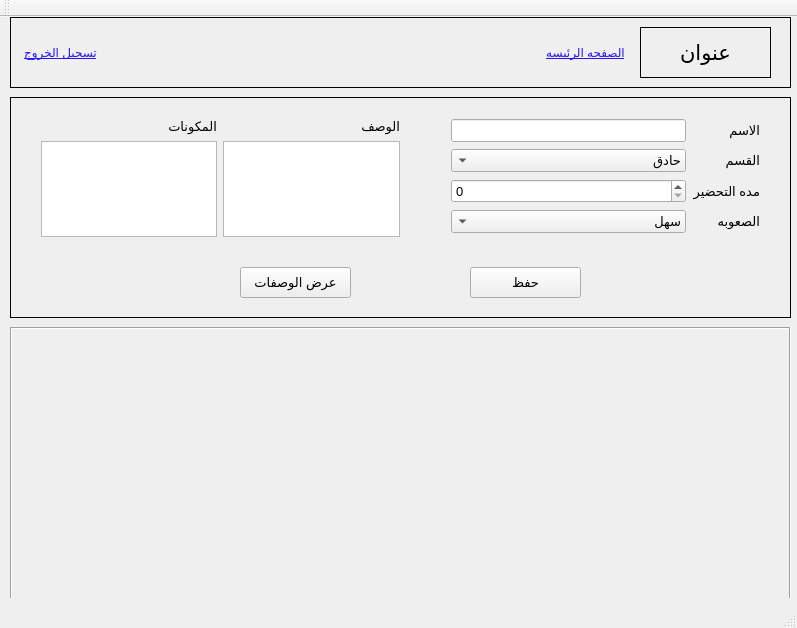
<?xml version="1.0" encoding="UTF-8"?>
<ui version="4.0">
 <class>MainWindowClass</class>
 <widget class="QMainWindow" name="MainWindowClass">
  <property name="geometry">
   <rect>
    <x>0</x>
    <y>0</y>
    <width>797</width>
    <height>628</height>
   </rect>
  </property>
  <property name="windowTitle">
   <string>MainWindow</string>
  </property>
  <widget class="QWidget" name="centralWidget">
   <widget class="QStackedWidget" name="stackedWidget">
    <property name="geometry">
     <rect>
      <x>10</x>
      <y>80</y>
      <width>781</width>
      <height>501</height>
     </rect>
    </property>
    <property name="currentIndex">
     <number>0</number>
    </property>
    <widget class="QWidget" name="home_page">
     <widget class="QFrame" name="add_recipe">
      <property name="geometry">
       <rect>
        <x>0</x>
        <y>0</y>
        <width>781</width>
        <height>221</height>
       </rect>
      </property>
      <property name="font">
       <font>
        <pointsize>14</pointsize>
       </font>
      </property>
      <property name="frameShape">
       <enum>QFrame::Shape::Box</enum>
      </property>
      <widget class="QPushButton" name="save_recipe_btn">
       <property name="geometry">
        <rect>
         <x>460</x>
         <y>170</y>
         <width>111</width>
         <height>31</height>
        </rect>
       </property>
       <property name="font">
        <font>
         <pointsize>10</pointsize>
        </font>
       </property>
       <property name="text">
        <string>حفظ</string>
       </property>
      </widget>
      <widget class="QWidget" name="layoutWidget">
       <property name="geometry">
        <rect>
         <x>430</x>
         <y>10</y>
         <width>331</width>
         <height>138</height>
        </rect>
       </property>
       <layout class="QGridLayout" name="gridLayout">
        <item row="0" column="1">
         <widget class="QLineEdit" name="title_line">
          <property name="font">
           <font>
            <pointsize>10</pointsize>
           </font>
          </property>
          <property name="layoutDirection">
           <enum>Qt::LayoutDirection::RightToLeft</enum>
          </property>
         </widget>
        </item>
        <item row="3" column="1">
         <widget class="QComboBox" name="level_combobox">
          <property name="font">
           <font>
            <pointsize>10</pointsize>
           </font>
          </property>
          <property name="layoutDirection">
           <enum>Qt::LayoutDirection::RightToLeft</enum>
          </property>
          <item>
           <property name="text">
            <string>سهل</string>
           </property>
          </item>
          <item>
           <property name="text">
            <string>متوسط</string>
           </property>
          </item>
          <item>
           <property name="text">
            <string>صعب</string>
           </property>
          </item>
         </widget>
        </item>
        <item row="3" column="2">
         <widget class="QLabel" name="label_6">
          <property name="font">
           <font>
            <pointsize>10</pointsize>
           </font>
          </property>
          <property name="text">
           <string>الصعوبه</string>
          </property>
         </widget>
        </item>
        <item row="2" column="1">
         <widget class="QSpinBox" name="cock_time_spinbox">
          <property name="font">
           <font>
            <pointsize>10</pointsize>
           </font>
          </property>
          <property name="layoutDirection">
           <enum>Qt::LayoutDirection::LeftToRight</enum>
          </property>
         </widget>
        </item>
        <item row="0" column="2">
         <widget class="QLabel" name="label_2">
          <property name="font">
           <font>
            <pointsize>10</pointsize>
           </font>
          </property>
          <property name="text">
           <string>الاسم</string>
          </property>
         </widget>
        </item>
        <item row="1" column="1">
         <widget class="QComboBox" name="category_combobox">
          <property name="font">
           <font>
            <pointsize>10</pointsize>
           </font>
          </property>
          <property name="layoutDirection">
           <enum>Qt::LayoutDirection::RightToLeft</enum>
          </property>
          <item>
           <property name="text">
            <string>حادق</string>
           </property>
          </item>
          <item>
           <property name="text">
            <string>حلو</string>
           </property>
          </item>
         </widget>
        </item>
        <item row="1" column="2">
         <widget class="QLabel" name="label_5">
          <property name="font">
           <font>
            <pointsize>10</pointsize>
           </font>
          </property>
          <property name="text">
           <string>القسم</string>
          </property>
         </widget>
        </item>
        <item row="2" column="2">
         <widget class="QLabel" name="label_4">
          <property name="font">
           <font>
            <pointsize>10</pointsize>
           </font>
          </property>
          <property name="text">
           <string>مده التحضير</string>
          </property>
         </widget>
        </item>
       </layout>
      </widget>
      <widget class="QWidget" name="layoutWidget_2">
       <property name="geometry">
        <rect>
         <x>20</x>
         <y>10</y>
         <width>381</width>
         <height>141</height>
        </rect>
       </property>
       <layout class="QGridLayout" name="gridLayout_2">
        <item row="0" column="0">
         <widget class="QLabel" name="label_7">
          <property name="font">
           <font>
            <pointsize>10</pointsize>
           </font>
          </property>
          <property name="text">
           <string>المكونات</string>
          </property>
         </widget>
        </item>
        <item row="1" column="0">
         <widget class="QPlainTextEdit" name="ingredients_text">
          <property name="font">
           <font>
            <pointsize>10</pointsize>
           </font>
          </property>
          <property name="layoutDirection">
           <enum>Qt::LayoutDirection::RightToLeft</enum>
          </property>
         </widget>
        </item>
        <item row="0" column="1">
         <widget class="QLabel" name="label_8">
          <property name="font">
           <font>
            <pointsize>10</pointsize>
           </font>
          </property>
          <property name="text">
           <string>الوصف</string>
          </property>
         </widget>
        </item>
        <item row="1" column="1">
         <widget class="QPlainTextEdit" name="description_text">
          <property name="font">
           <font>
            <pointsize>10</pointsize>
           </font>
          </property>
          <property name="layoutDirection">
           <enum>Qt::LayoutDirection::RightToLeft</enum>
          </property>
         </widget>
        </item>
       </layout>
      </widget>
      <widget class="QPushButton" name="display_recipe_btn">
       <property name="geometry">
        <rect>
         <x>230</x>
         <y>170</y>
         <width>111</width>
         <height>31</height>
        </rect>
       </property>
       <property name="font">
        <font>
         <pointsize>10</pointsize>
        </font>
       </property>
       <property name="text">
        <string>عرض الوصفات</string>
       </property>
      </widget>
     </widget>
     <widget class="QScrollArea" name="scrollArea">
      <property name="geometry">
       <rect>
        <x>0</x>
        <y>230</y>
        <width>781</width>
        <height>281</height>
       </rect>
      </property>
      <property name="frameShape">
       <enum>QFrame::Shape::Box</enum>
      </property>
      <property name="widgetResizable">
       <bool>true</bool>
      </property>
      <widget class="QWidget" name="scrollAreaWidgetContents">
       <property name="geometry">
        <rect>
         <x>0</x>
         <y>0</y>
         <width>777</width>
         <height>277</height>
        </rect>
       </property>
      </widget>
     </widget>
    </widget>
    <widget class="QWidget" name="recipes_page"/>
   </widget>
   <widget class="QFrame" name="upper_bar">
    <property name="geometry">
     <rect>
      <x>10</x>
      <y>0</y>
      <width>781</width>
      <height>71</height>
     </rect>
    </property>
    <property name="frameShape">
     <enum>QFrame::Shape::Box</enum>
    </property>
    <widget class="QPushButton" name="log_out_btn">
     <property name="geometry">
      <rect>
       <x>10</x>
       <y>20</y>
       <width>81</width>
       <height>31</height>
      </rect>
     </property>
     <property name="styleSheet">
      <string notr="true">QPushButton
{
   border: none;
   background-color: rgb(240, 240, 240);
	text-decoration: underline;
	font: 9pt &quot;Segoe UI&quot; rgb(0, 0, 0);
	color: rgb(0, 0, 255)rgb(5, 80, 255);
	color: rgb(39, 19, 255);

}</string>
     </property>
     <property name="text">
      <string>تسجيل الخروج</string>
     </property>
    </widget>
    <widget class="QLabel" name="title">
     <property name="geometry">
      <rect>
       <x>630</x>
       <y>10</y>
       <width>131</width>
       <height>51</height>
      </rect>
     </property>
     <property name="font">
      <font>
       <family>Tahoma</family>
       <pointsize>16</pointsize>
      </font>
     </property>
     <property name="tabletTracking">
      <bool>false</bool>
     </property>
     <property name="contextMenuPolicy">
      <enum>Qt::ContextMenuPolicy::PreventContextMenu</enum>
     </property>
     <property name="layoutDirection">
      <enum>Qt::LayoutDirection::LeftToRight</enum>
     </property>
     <property name="frameShape">
      <enum>QFrame::Shape::Box</enum>
     </property>
     <property name="text">
      <string>عنوان</string>
     </property>
     <property name="alignment">
      <set>Qt::AlignmentFlag::AlignCenter</set>
     </property>
    </widget>
    <widget class="QPushButton" name="home_page_btn">
     <property name="geometry">
      <rect>
       <x>530</x>
       <y>20</y>
       <width>91</width>
       <height>31</height>
      </rect>
     </property>
     <property name="font">
      <font>
       <family>Segoe UI</family>
       <pointsize>9</pointsize>
       <italic>false</italic>
       <bold>false</bold>
       <underline>true</underline>
      </font>
     </property>
     <property name="styleSheet">
      <string notr="true">QPushButton
{
   border: none;
   background-color: rgb(240, 240, 240);
	text-decoration: underline;
	font: 9pt &quot;Segoe UI&quot; rgb(0, 0, 0);
	color: rgb(0, 0, 255)rgb(5, 80, 255);
	color: rgb(39, 19, 255);

}</string>
     </property>
     <property name="text">
      <string>الصفحه الرئيسه</string>
     </property>
    </widget>
   </widget>
  </widget>
  <widget class="QMenuBar" name="menuBar">
   <property name="geometry">
    <rect>
     <x>0</x>
     <y>0</y>
     <width>797</width>
     <height>21</height>
    </rect>
   </property>
  </widget>
  <widget class="QToolBar" name="mainToolBar">
   <attribute name="toolBarArea">
    <enum>TopToolBarArea</enum>
   </attribute>
   <attribute name="toolBarBreak">
    <bool>false</bool>
   </attribute>
  </widget>
  <widget class="QStatusBar" name="statusBar"/>
 </widget>
 <layoutdefault spacing="6" margin="11"/>
 <resources>
  <include location="mainwindow.qrc"/>
 </resources>
 <connections/>
</ui>
